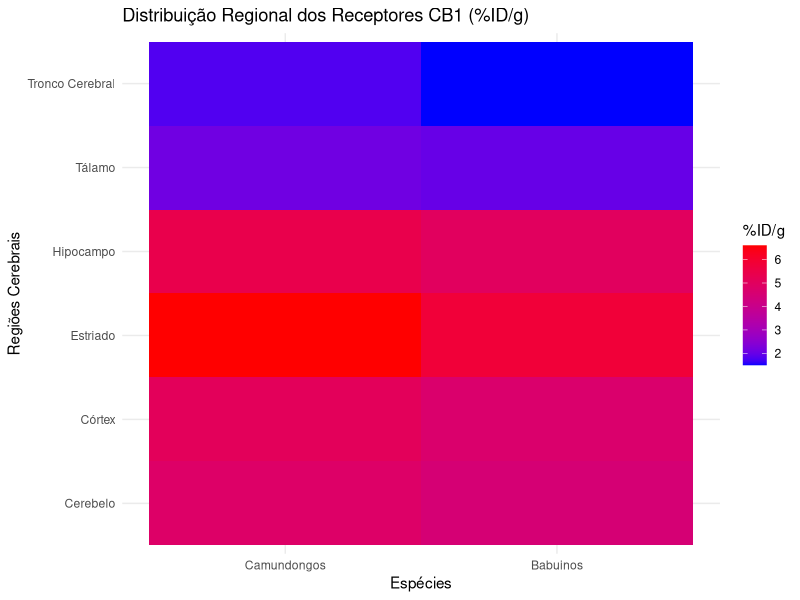
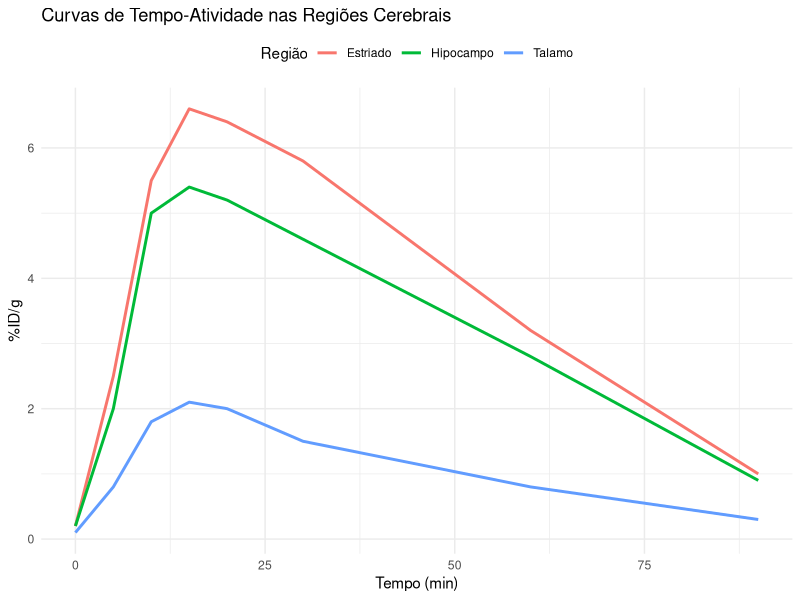

Source code (R) for these figures, in order:
# Dados de distribuição regional
dados_regiao <- data.frame(
  Regiao = c("Estriado", "Hipocampo", "Córtex", "Cerebelo", "Tálamo", "Tronco Cerebral"),
  Camundongos = c(6.6, 5.4, 5.1, 4.8, 2.1, 1.8),
  Babuinos = c(5.8, 5.0, 4.7, 4.5, 2.0, 1.5)
)

# Dados de tempo-atividade
dados_tempo_atividade <- data.frame(
  Tempo = c(0, 5, 10, 15, 20, 30, 60, 90),
  Estriado = c(0.2, 2.5, 5.5, 6.6, 6.4, 5.8, 3.2, 1.0),
  Hipocampo = c(0.2, 2.0, 5.0, 5.4, 5.2, 4.6, 2.8, 0.9),
  Talamo = c(0.1, 0.8, 1.8, 2.1, 2.0, 1.5, 0.8, 0.3)
)


install.packages("reshape2")
install.packages("ggplot2")


library(reshape2)
library(ggplot2)

# Dados de distribuição regional para formato longo
dados_longos <- melt(dados_regiao, id.vars = "Regiao", variable.name = "Especie", value.name = "Percentual")

# Mapa de calor
ggplot(dados_longos, aes(x = Especie, y = Regiao, fill = Percentual)) +
  geom_tile() +
  scale_fill_gradient(low = "blue", high = "red") +
  labs(
    title = "Distribuição Regional dos Receptores CB1 (%ID/g)",
    x = "Espécies",
    y = "Regiões Cerebrais",
    fill = "%ID/g"
  ) +
  theme_minimal()

# Dados de tempo-atividade para formato longo
dados_tempo_longos <- melt(dados_tempo_atividade, id.vars = "Tempo", variable.name = "Regiao", value.name = "Percentual")


ggplot(dados_tempo_longos, aes(x = Tempo, y = Percentual, color = Regiao)) +
  geom_line(size = 1) +
  labs(
    title = "Curvas de Tempo-Atividade nas Regiões Cerebrais",
    x = "Tempo (min)",
    y = "%ID/g",
    color = "Região"
  ) +
  theme_minimal() +
  theme(legend.position = "top")


